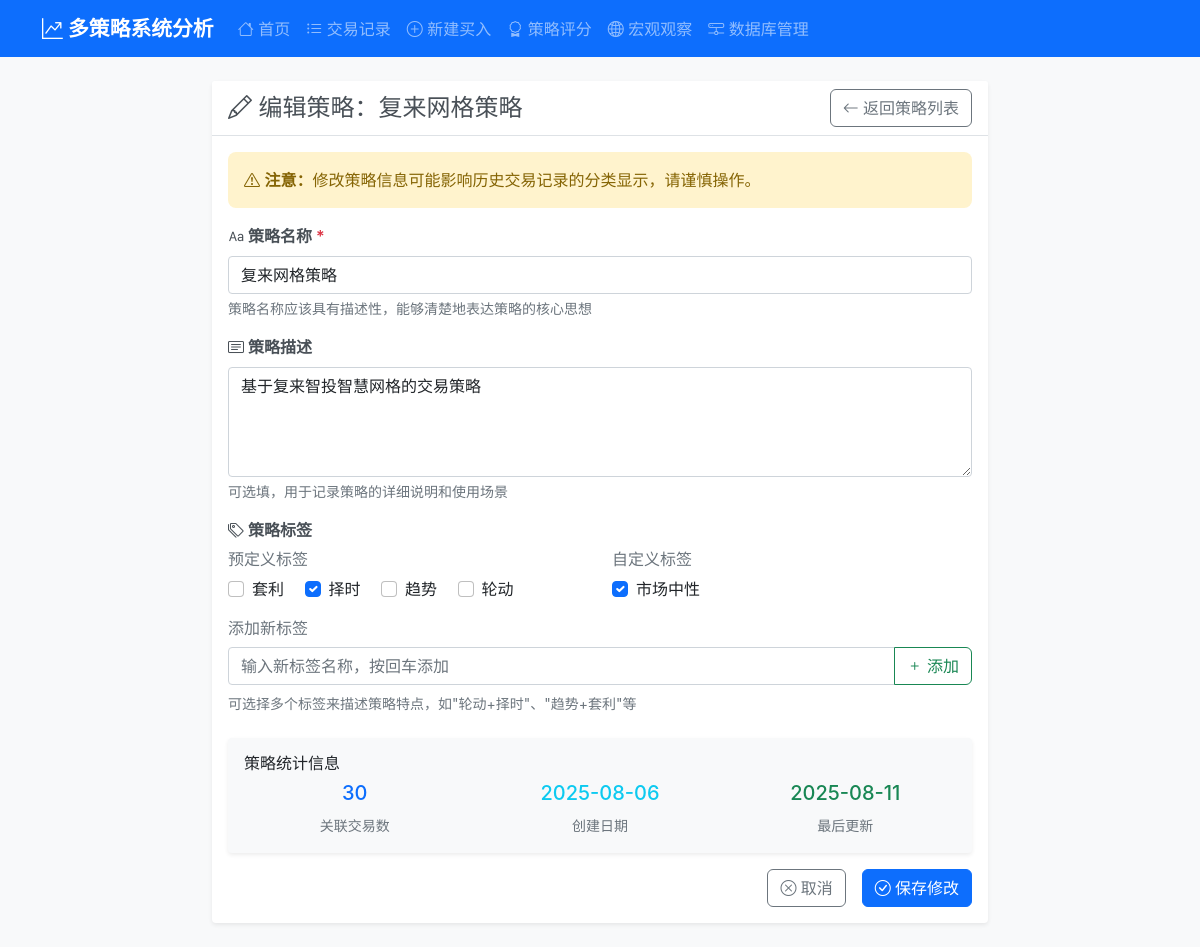
The page /strategy/3/edit on the database its author committed.
### tables this page shows
CREATE TABLE strategies (
                id INTEGER PRIMARY KEY AUTOINCREMENT,
                name TEXT NOT NULL UNIQUE,
                description TEXT,
                is_active BOOLEAN DEFAULT 1,
                created_at TIMESTAMP DEFAULT CURRENT_TIMESTAMP,
                updated_at TIMESTAMP DEFAULT CURRENT_TIMESTAMP
            );

CREATE TABLE strategy_tags (
                id INTEGER PRIMARY KEY AUTOINCREMENT,
                name TEXT NOT NULL UNIQUE,
                is_predefined BOOLEAN DEFAULT 0,
                created_at TIMESTAMP DEFAULT CURRENT_TIMESTAMP
            );

### routes/strategy_routes.py (the view, shortened to what this page needs)
@strategy_bp.route('/strategy/<int:strategy_id>/edit', methods=['GET', 'POST'])
def edit_strategy(strategy_id):
    try:
        strategy_service = StrategyService(current_app.db_service)
        trading_service = TradingService(current_app.db_service)
        if request.method == 'GET':
            strategy_obj = strategy_service.get_strategy_by_id(strategy_id, return_dto=True)
            from services.mappers import to_dict_dataclass
            strategy = to_dict_dataclass(strategy_obj) if strategy_obj else None
            if not strategy:
                return redirect(url_for('strategy.strategies'))
            trades = trading_service.get_all_trades(strategy=strategy['name'])
            strategy['trade_count'] = len([t for t in trades if t['status'] != 'deleted'])
            tags_data = strategy_service.get_all_tags()
            return render_template('edit_strategy.html',
                                 strategy=strategy,
                                 tags=tags_data)
    except Exception as e:
        current_app.logger.error(f"编辑策略失败: {str(e)}")
        return redirect(url_for('strategy.strategies'))

### services/database_service.py (called while the page is built)
    def execute_query(self, query: str, params: tuple = (), fetch_one: bool = False, fetch_all: bool = True) -> Any:
        with self.get_connection() as conn:
            cursor = conn.cursor()
            cursor.execute(query, params)
            if query.strip().upper().startswith(('INSERT', 'UPDATE', 'DELETE')):
                conn.commit()
            if fetch_one:
                return cursor.fetchone()
            elif fetch_all:
                return cursor.fetchall()
            else:
                return cursor.lastrowid

### services/mappers.py (called while the page is built)
def to_dict_dataclass(obj) -> Dict[str, Any]:
    try:
        return asdict(obj)
    except Exception:
        return dict(obj)  # fallback

def dict_to_strategy_dto(s: Dict[str, Any]) -> StrategyDTO:
    return StrategyDTO(
        id=int(s.get('id', 0) or 0),
        name=s.get('name', ''),
        description=s.get('description', ''),
        is_active=int(s.get('is_active', 1) or 1),
        tags=list(s.get('tags', []) or []),
        created_at=str(s.get('created_at', '') or ''),
        updated_at=str(s.get('updated_at', '') or ''),
    )

### services/strategy_service.py (called while the page is built)
    def get_strategy_by_id(self, strategy_id: int, return_dto: bool = False) -> Optional[Any]:
        query = '''
            SELECT s.*, GROUP_CONCAT(st.name) as tag_names
            FROM strategies s
            LEFT JOIN strategy_tag_relations str ON s.id = str.strategy_id
            LEFT JOIN strategy_tags st ON str.tag_id = st.id
            WHERE s.id = ?
            GROUP BY s.id
        '''
        strategy = self.db.execute_query(query, (strategy_id,), fetch_one=True)
        if strategy:
            strategy_dict = dict(strategy)
            strategy_dict['tags'] = strategy_dict['tag_names'].split(',') if strategy_dict['tag_names'] else []
            del strategy_dict['tag_names']
            return dict_to_strategy_dto(strategy_dict) if return_dto else strategy_dict
        return None

    def get_all_tags(self) -> List[Dict[str, Any]]:
        query = "SELECT * FROM strategy_tags ORDER BY name"
        return [dict(tag) for tag in self.db.execute_query(query)]

### templates/edit_strategy.html (shortened to what this page needs)
{% extends "base.html" %}
{% block content %}
    <div class="row justify-content-center">
        <div class="col-lg-8 col-md-10">
            <div class="card">
                <div class="card-header">
                    <div class="d-flex justify-content-between align-items-center">
                        <h4 class="card-title mb-0">
                            <i class="bi bi-pencil"></i> 编辑策略：{{ strategy.name }}
                        </h4>
                        <a href="{{ url_for("strategy.strategies") }}"
                           class="btn btn-outline-secondary">
                            <i class="bi bi-arrow-left"></i> 返回策略列表
                        </a>
                    </div>
                </div>
                <div class="card-body">
                    <div class="alert alert-warning" role="alert">
                        <i class="bi bi-exclamation-triangle"></i>
                        <strong>注意：</strong>修改策略信息可能影响历史交易记录的分类显示，请谨慎操作。
                    </div>
                    <form id="editStrategyForm" method="post">
                        <div class="mb-3">
                            <label for="strategyName" class="form-label">
                                <i class="bi bi-type"></i> 策略名称 <span class="text-danger">*</span>
                            </label>
                            <input type="text"
                                   class="form-control"
                                   id="strategyName"
                                   name="name"
                                   value="{{ strategy.name }}"
                                   placeholder="例如：动量轮动策略、趋势反转策略等"
                                   required>
                            <div class="form-text">策略名称应该具有描述性，能够清楚地表达策略的核心思想</div>
                        </div>
                        <div class="mb-3">
                            <label for="strategyDescription" class="form-label">
                                <i class="bi bi-card-text"></i> 策略描述
                            </label>
                            <textarea class="form-control"
                                      id="strategyDescription"
                                      name="description"
                                      rows="4"
                                      placeholder="详细描述策略的交易逻辑、适用市场环境、风险控制等...">{{ strategy.description or '' }}</textarea>
                            <div class="form-text">可选填，用于记录策略的详细说明和使用场景</div>
                        </div>
                        <div class="mb-4">
                            <label class="form-label">
                                <i class="bi bi-tags"></i> 策略标签
                            </label>
                            <div class="row">
                                <div class="col-md-6">
                                    <h6 class="text-muted">预定义标签</h6>
                                    <div class="predefined-tags">
                                        {% for tag in tags %}
                                            {% if tag.is_predefined %}
                                                <div class="form-check form-check-inline">
                                                    <input class="form-check-input" type="checkbox" name="tags" value="{{ tag.name }}" id="predefined_{{ tag.id }}" {{ 'checked' if tag.name in strategy.tags else '' }}>
                                                    <label class="form-check-label" for="predefined_{{ tag.id }}">{{ tag.name }}</label>
                                                </div>
                                            {% endif %}
                                        {% endfor %}
                                    </div>
                                </div>
                                <div class="col-md-6">
                                    <h6 class="text-muted">自定义标签</h6>
                                    <div class="custom-tags">
                                        {% for tag in tags %}
                                            {% if not tag.is_predefined %}
                                                <div class="form-check form-check-inline">
                                                    <input class="form-check-input" type="checkbox" name="tags" value="{{ tag.name }}" id="custom_{{ tag.id }}" {{ 'checked' if tag.name in strategy.tags else '' }}>
                                                    <label class="form-check-label" for="custom_{{ tag.id }}">{{ tag.name }}</label>
                                                </div>
                                            {% endif %}
                                        {% endfor %}
                                    </div>
                                </div>
                            </div>
                            <div class="mt-3">
                                <h6 class="text-muted">添加新标签</h6>
                                <div class="input-group">
                                    <input type="text"
                                           class="form-control"
                                           id="newTagInput"
                                           placeholder="输入新标签名称，按回车添加">
                                    <button type="button" class="btn btn-outline-success" id="addTagBtn">
                                        <i class="bi bi-plus"></i> 添加
                                    </button>
                                </div>
                            </div>
                            <div class="form-text">可选择多个标签来描述策略特点，如"轮动+择时"、"趋势+套利"等</div>
                        </div>
                        <div class="mb-3">
                            <div class="card bg-light">
                                <div class="card-body">
                                    <h6 class="card-title">策略统计信息</h6>
                                    <div class="row">
                                        <div class="col-md-4">
                                            <div class="text-center">
                                                <h5 class="text-primary">{{ strategy.trade_count }}</h5>
                                                <small class="text-muted">关联交易数</small>
                                            </div>
                                        </div>
                                        <div class="col-md-4">
                                            <div class="text-center">
                                                <h5 class="text-info">{{ strategy.created_at[:10] }}</h5>
                                                <small class="text-muted">创建日期</small>
                                            </div>
                                        </div>
                                        <div class="col-md-4">
                                            <div class="text-center">
                                                <h5 class="text-success">{{ strategy.updated_at[:10] }}</h5>
                                                <small class="text-muted">最后更新</small>
                                            </div>
                                        </div>
                                    </div>
                                </div>
                            </div>
                        </div>
                        <div class="d-grid gap-2 d-md-flex justify-content-md-end">
                            <a href="{{ url_for("strategy.strategies") }}"
                               class="btn btn-outline-secondary me-md-2">
                                <i class="bi bi-x-circle"></i> 取消
                            </a>
                            <button type="submit" class="btn btn-primary">
                                <i class="bi bi-check-circle"></i> 保存修改
                            </button>
                        </div>
                    </form>
                </div>
            </div>
        </div>
    </div>
{% endblock %}

### static/css/style.css (style rules this page uses)
body { font-family: -apple-system, BlinkMacSystemFont, 'Segoe UI', Roboto, Oxygen, Ubuntu, Cantarell, sans-serif; background-color: #f8f9fa; }
.card { border: none; box-shadow: 0 0.125rem 0.25rem rgb(0 0 0 / 7.5%); transition: box-shadow 0.15s ease-in-out; }
.btn { font-weight: 500; border-radius: 0.375rem; transition: all 0.15s ease-in-out; }
.card-header { background-color: #fff; border-bottom: 1px solid #dee2e6; font-weight: 600; }
.card-header .card-title { color: #495057; }
.form-label { font-weight: 600; color: #495057; margin-bottom: 0.5rem; }
.text-danger { color: #dc3545 !important; }
.alert { border: none; border-radius: 0.5rem; }
.alert-warning { background-color: #fff3cd; color: #856404; }

### rows shown on the page
strategies: name "复来网格策略", description "基于复来智投智慧网格的交易策略", created_at "2025-08-06", updated_at "2025-08-11"
strategy_tags: name "套利"
strategy_tags: name "择时"
strategy_tags: name "趋势"
strategy_tags: name "轮动"
strategy_tags: name "市场中性"

### other values the page prints
{{ strategy.trade_count }} "30"
